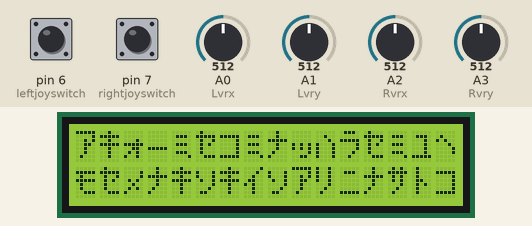
Recording of a sketch running on a simulated Arduino Mega 2560, built with avr-gcc and run on an emulated ATmega2560. On the bench: 16×2 character LCD. The test bench sets the inputs (shaded band); at power-on: pin 6 (leftjoyswitch) LOW, pin 7 (rightjoyswitch) LOW, A0 (Lvrx) = 512, A1 (Lvry) = 512, A2 (Rvrx) = 512, A3 (Rvry) = 512. Random numbers use the default seed unless the sketch sets one; no radio packets arrive unless stated.

Above: at 1.0 s.
At 5.5 s:
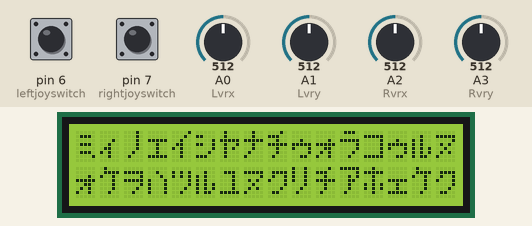
At 10.0 s:
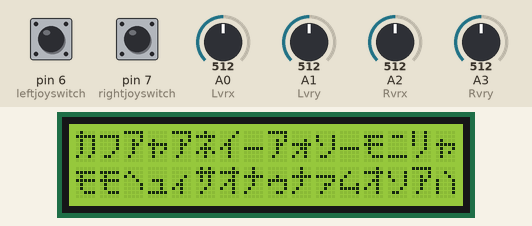
At 19.9 s:
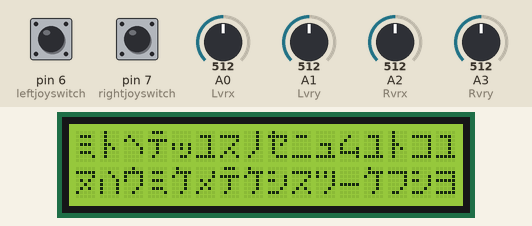
At 28.9 s:
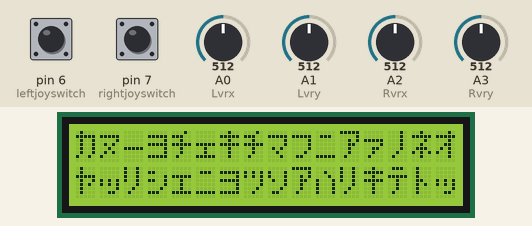
At 38.8 s:
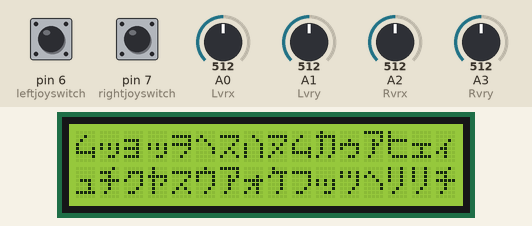

Measured:
- what the display in image 0 shows lasts 0.9 s, from 1.0 s to 1.9 s

The sketch:

RCcontroller_V2.ino
```cpp
#include <SPI.h> //radio
#include <nRF24L01.h> //radio
#include <RF24.h> //radio
#include <Keypad.h> //keypad
#include <Wire.h>
#include <LiquidCrystal_I2C.h>

const byte ROWS = 4; // keypad stuff
const byte COLS = 4;
char hexaKeys[ROWS][COLS] = {
  {'1', '2', '3', 'A'},
  {'4', '5', '6', 'B'},
  {'7', '8', '9', 'C'},
  {'*', '0', '#', 'D'}
};
byte rowPins[ROWS] = {22, 24, 26, 28}; //keyboard pins
byte colPins[COLS] = {30, 32, 34, 36};
Keypad customKeypad = Keypad(makeKeymap(hexaKeys), rowPins, colPins, ROWS, COLS);

int Lvrx = A0; //potientiameter values from joysticks
int Lvry = A1;
int Rvrx = A2;
int Rvry = A3;

int LVRX = 500;

int LVRY  = 500;

int RVRX  = 500;

int RVRY  = 500;


int leftjoyswitch = 6; //Joystick clicks
int rightjoyswitch = 7;
bool joypoll = 1; // Enable Joystick Polling
int RadioRate = 40; // Milliseconds between radio transmition
int lcdRate = 900;// Milliseconds between lcd refresh
unsigned long cycleclock = 0; //millisec
unsigned long radioclock = 0; //millisec
unsigned long lcdclock = 0;

RF24 radio(9, 10); // CE, CSN
const byte address[6] = "00001";
struct dataStruct {
  int Lxt = 0; // data to send over radio
  int Lyt = 0;
  int Rxt = 0;
  int Ryt = 0;
  int Lswt = 0;
  int Rswt = 0;
  char KB = 'N';
} data;

LiquidCrystal_I2C lcd(0x27, 16, 2); // set the LCD address to 0x27 for a 16 chars and 2 line display


void setup() {
  radio.begin();
  radio.openWritingPipe(address);
  radio.setPALevel(RF24_PA_MIN); // Power Level
  radio.stopListening();

  lcd.init();
  // Print a message to the LCD.
  lcd.backlight();

  Serial.begin(9600);
}
void loop() {


  cycleclock = millis();


  if (millis() - radioclock >= RadioRate) {
    //Serial.println(millis() - radioclock);//debug
    radioclock = millis();

    LVRX = analogRead(Lvrx);

    LVRY  = analogRead(Lvry);

    RVRX  = analogRead(Rvrx);

    RVRY  = analogRead(Rvry);


   if (LVRX>700){
    data.Lxt = 1000;
   }
   if (LVRX<300){
    data.Lxt = 20;
   }
   if (LVRX<700 && LVRX>300){
    data.Lxt = 520;
   }


   if (LVRY>700){
    data.Lyt = 1000;
   }
   if (LVRY<300){
    data.Lyt = 20;
   }
   if (LVRY<700 && LVRY>300){
    data.Lyt = 520;
   }


   if (RVRX>700){
    data.Rxt = 1000;
   }
   if (RVRX<300){
    data.Rxt = 20;
   }
   if (RVRX<700 && RVRX>300){
    data.Rxt = 520;
   }


   if (RVRY>700){
    data.Ryt = 1000;
   }
   if (RVRY<300){
    data.Ryt = 20;
   }
   if (RVRY<700 && RVRY>300){
    data.Ryt = 520;
   }


    data.Lswt = digitalRead(leftjoyswitch);

    data.Rswt = digitalRead(rightjoyswitch);

    data.KB = customKeypad.getKey();


    radio.write(&data, sizeof(data));
  }


  if (millis() - lcdclock >= lcdRate) { //LCD display code
    lcdclock = millis();
    lcd.clear();
    for (int i = 0; i <= 16; i++) {
      lcd.setCursor(i, 0);
      lcd.print((char)random(166, 218));
    }
    for (int i = 0; i <= 16; i++) {
      lcd.setCursor(i, 1);
      lcd.print((char)random(166, 218));
    }

  }


/*
//Shows Sent radio signal through serial monitor Usually leave this commented out
  Serial.print("Lx");
  Serial.print(data.Lxt);
  Serial.print("\t");
  Serial.print("Ly");
  Serial.print(data.Lyt);
  Serial.print("\t");
  Serial.print("Rx");
  Serial.print(data.Rxt);
  Serial.print("\t");
  Serial.print("Ry");
  Serial.print(data.Ryt);
  Serial.print("\t");
  Serial.print("Lsw");
  Serial.print(data.Lswt);
  Serial.print("\t");
  Serial.print("Rsw");
  Serial.print(data.Rswt);
  Serial.print("\t");
  Serial.println(data.KB);
  Serial.print("\t");
*/


/*

//Shows Sent radio signal through serial monitor Usually leave this commented out
  Serial.print("Lx");
  Serial.print(LVRX);
  Serial.print("\t");
  Serial.print("Ly");
  Serial.print(LVRY);
  Serial.print("\t");
  Serial.print("Rx");
  Serial.print(RVRX);
  Serial.print("\t");
  Serial.print("Ry");
  Serial.print(RVRY);
  Serial.print("\t");
  Serial.print("Lsw");
  Serial.print(data.Lswt);
  Serial.print("\t");
  Serial.print("Rsw");
  Serial.print(data.Rswt);
  Serial.print("\t");
  Serial.println(data.KB);
  Serial.print("\t");


*/


  //Serial.println(cycleclock);//debug
}
```
